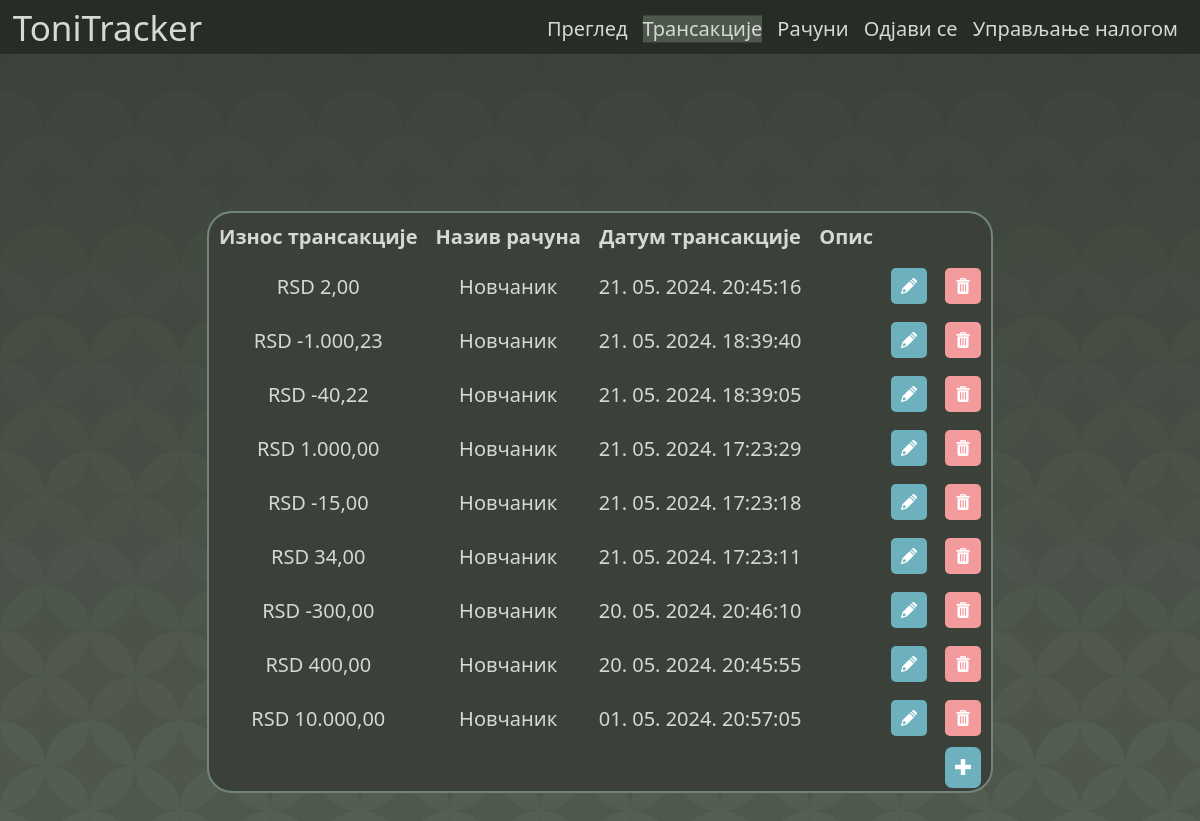
/transactions.php (signed in), run on the app's committed database.
### tables this page shows
CREATE TABLE racun (idRacuna INTEGER NOT NULL PRIMARY KEY AUTOINCREMENT, idKorisnika INTEGER NOT NULL REFERENCES korisnik (id), nazivBanke TEXT NOT NULL, stanje NUMERIC NOT NULL);

CREATE TABLE transakcija (idTransakcije INTEGER PRIMARY KEY AUTOINCREMENT NOT NULL, promenaStanja NUMERIC NOT NULL, datum DATETIME NOT NULL, idRacuna TEXT, idKorisnika INTEGER REFERENCES korisnik (id) NOT NULL, opis TEXT);

### writeFuncs/writeTransactions.php (the view, shortened to what this page needs)
<?php
function ispisi($naziviRacuna, $transakcije, $br)
{
    echo <<<HTML
<header>
    <div class="naslov">
        <a href="main.php">ToniTracker</a>
    </div>
    <div class="nav">
        <a href="main.php">Преглед</a>
        <a id="transactions" href="transactions.php">Трансакције</a>
        <a href="accounts.php">Рачуни</a>
        <a href="logout.php">Одјави се</a>
        <a href="manageAccount.php">Управљање налогом</a>
    </div>
</header>
<main>
<table>
    <thead>
        <th>Износ трансакције</th>
        <th>Назив рачуна</th>
        <th>Датум трансакције</th>
        <th>Опис</th>
    </thead>
HTML;
    foreach ($transakcije as $transakcija) {
        $dan = substr($transakcija["datum"], 8, 2);
        $mesec = substr($transakcija["datum"], 5, 2);
        $godina = substr($transakcija["datum"], 0, 4);
        $sat = substr($transakcija["datum"], 11, 2);
        $minut = substr($transakcija["datum"], 14, 2);
        $sekund = substr($transakcija["datum"], 17, 2);
        $datum =
            $dan .
            ". " .
            $mesec .
            ". " .
            $godina .
            ". " .
            $sat .
            ":" .
            $minut .
            ":" .
            $sekund;
        foreach ($naziviRacuna as $nazivRacuna) {
            if ($transakcija["idRacuna"] == 0) {
                echo <<<HTML
<tr>
    <td>
HTML;
                echo "RSD " .
                    number_format($transakcija["promenaStanja"], 2, ",", ".");
                echo <<<HTML
    </td>
    <td>Новчаник</td>
    <td>$datum</td>
    <td>$transakcija[opis]</td>
    <td>
        <form method="post" name="change">
            <button id="change" value=$transakcija[idTransakcije] name="change" type="submit"><img src="images/pencil.png"></button>
        </form>
    </td>
    <td>
        <form method="post" name="delete">
            <button id="delete" value=$transakcija[idTransakcije] name="delete" type="submit"><img src="images/trash.png"></button>
        </form>
    </td>
</tr>
HTML;
                break;
            }
        }
    }
    echo <<<HTML
    <tr>
        <td></td>
        <td></td>
        <td></td>
        <td></td>
        <td></td>
        <td>
            <a id="new" href="addTransaction.php"><img src="images/new.png"></a>
        </td>
    </tr>
HTML;
}

### transactions.php (shortened to what this page needs)
<?php
include "writeFuncs/writeTransactions.php";
$konekcija = connectDB();
$br = 1;
$transakcijequery = $konekcija->prepare('SELECT idTransakcije, promenaStanja, datum, IFNULL(opis, "-") AS opis, IFNULL(idRacuna, 0) AS idRacuna
    FROM transakcija WHERE idKorisnika = :id ORDER BY datum DESC');
$transakcijequery->execute(["id" => $_SESSION["id"]]);
$transakcije = $transakcijequery->fetchAll();
$naziviRacunaquery = $konekcija->prepare(
    "SELECT idRacuna, nazivBanke FROM racun WHERE idKorisnika = :id"
);
$naziviRacunaquery->execute(["id" => $_SESSION["id"]]);
$naziviRacuna = $naziviRacunaquery->fetchAll();
?>
<!DOCTYPE html>
<html lang="en">
<head>
    <link rel="stylesheet" href="css/transactions.css">
</head>
<body>
    <?php if (!isset($_POST["change"]) and !isset($_POST["delete"])) {
        ispisi($naziviRacuna, $transakcije, $br);
    } ?>
</body>
</html>

### css/transactions.css (style rules this page uses)
body { background-color: #3b4139; background-attachment: fixed; background-size: contain; font-family: "Segoe UI", Tahoma, Geneva, Verdana, sans-serif; color: #d4d9d3; margin: 0; height: 100vh; }
main { display: flex; justify-content: center; align-items: center; margin-top: 3rem; margin-bottom: 3rem; }
table { border-collapse: separate; width: auto; text-align: center; font-size: 20px; background-color: #3b4139; border: 2px solid #71867b; border-radius: 25px; height: auto; }
th, td { padding: 0.5rem; }
header { display: flex; align-items: center; background-color: #272c26; padding-left: 7px; padding-right: 7px; padding-bottom: 7px; }
.naslov { font-size: 35px; color: #d4d9d3; transform: translate(3%, 9%); }
.naslov a { color: #d4d9d3; text-decoration: none; }
.nav { margin-left: auto; }
.nav a { background-color: inherit; float: left; border: none; cursor: pointer; transition: 0.3s; font-size: 20px; color: #d4d9d3; margin-right: 15px; transform: translate(0%, 20%); text-decoration: none; }
#transactions { background-color: #4e574c; }
main { display: flex; height: 100%; justify-content: center; align-items: center; }
#change { background-color: #6db1bf; padding: 10px; padding-bottom: 7px; border: 0; border-radius: 5px; }
#delete { background-color: #f39a9d; padding: 10px; padding-bottom: 7px; border: 0; border-radius: 5px; }
#new { background-color: #6db1bf; padding: 10px; padding-bottom: 7px; padding-top: 7px; border: 0; border-radius: 7px; }
button { cursor: pointer; }

### data on the page
transakcija: promenaStanja "2,00", datum "21. 05. 2024. 20:45:16"
racun: $transakcija[idTransakcije] 62 (drawn), $transakcija[idTransakcije] 61 (drawn), $transakcija[idTransakcije] 60 (drawn), $transakcija[idTransakcije] 51 (drawn), $transakcija[idTransakcije] 50 (drawn), $transakcija[idTransakcije] 49 (drawn), $transakcija[idTransakcije] 64 (drawn), $transakcija[idTransakcije] 63 (drawn), $transakcija[idTransakcije] 65 (drawn)
transakcija: promenaStanja "-1.000,23", datum "21. 05. 2024. 18:39:40"
transakcija: promenaStanja "-40,22", datum "21. 05. 2024. 18:39:05"
transakcija: promenaStanja "1.000,00", datum "21. 05. 2024. 17:23:29"
transakcija: promenaStanja "-15,00", datum "21. 05. 2024. 17:23:18"
transakcija: promenaStanja "34,00", datum "21. 05. 2024. 17:23:11"
transakcija: promenaStanja "-300,00", datum "20. 05. 2024. 20:46:10"
transakcija: promenaStanja "400,00", datum "20. 05. 2024. 20:45:55"
transakcija: promenaStanja "10.000,00", datum "01. 05. 2024. 20:57:05"
